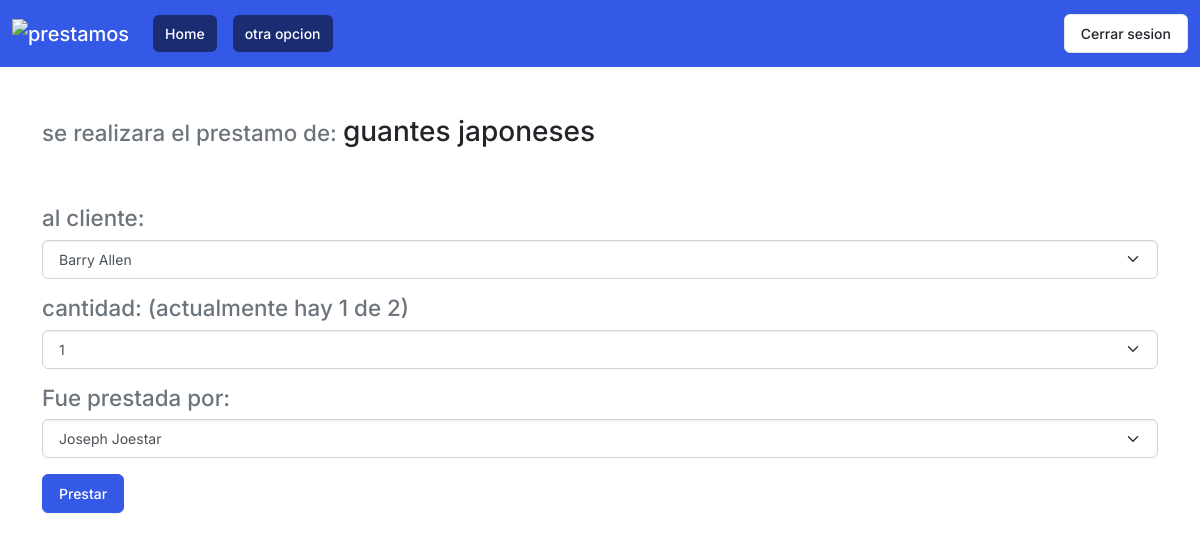
/registro/prestar_herramienta.php?id=3, run on the app's committed database.
### tables this page shows
create table herramientas (
    idHerramienta numeric (4)primary key not null,
    herramienta varchar(40) not null,
    cantidad numeric(4) default 0,
    max  numeric(4) default 1
);

### registro/prestar_herramienta.php (the view, shortened to what this page needs)
<?php
include_once("../registro/barra_navegacion.php");
$con = conectar();
$id = $_GET['id'];
$sql = "SELECT * FROM herramientas WHERE idHerramienta='$id'";
$query = mysqli_query($con, $sql);
$herramienta = mysqli_fetch_array($query);
$sqlAlumno = "SELECT * FROM alumnos a order by a.nombres asc";
$alumno = mysqli_query($con, $sqlAlumno);
$sqlUsuario = "SELECT * FROM usuarios u order by u.nombre asc";
$usuario = mysqli_query($con, $sqlUsuario);
$cantidadActual = intval($herramienta["cantidad"]);
$cantidTotal = intval($herramienta["max"]);
$res = " ";
for ($i = 1; $i <= $cantidadActual; $i++) {
    $res .= "<option value= '$i'>$i</option>";
}
?>
<!DOCTYPE html>
<html lang="en">
<head>
    <link rel="stylesheet" href="../estilos/zephyr.css">
    <link rel="stylesheet" href="../estilos/normalize.css">
</head>
<body>
    <div class="container mt-5">
        <form action="prestar_a_alumno.php" method="POST">
            <h3><small class="text-muted">se realizara el prestamo de: </small><?php echo $herramienta['herramienta'] ?></h3>
            <br><br>
            <h3><small class="text-muted">al cliente: </small></h3>
            <select aria-label="cliente" class="form-select text center mb-3" name="cliente" id="cliente">
                <?php foreach ($alumno as $alumnos) : ?>
                    <option value="<?php echo $alumnos['numControl'] ?>"><?php echo $alumnos['nombres'] . " " . $alumnos['apellidos'] ?></option>
                <?php endforeach ?>
            </select>
            <h3><small class="text-muted">cantidad: (actualmente hay <?php echo $cantidadActual ?> de <?php echo $cantidTotal ?>)</small></h3>
            <select aria-label="cantidad" class="form-select text center mb-3" name="cantidad" id="cantidad">
                <?php echo $res ?>
            </select>
            <h3><small class=" text-muted">Fue prestada por: </small></h3>
            <select aria-label="encargado" class="form-select text center mb-3" name="encargado" id="encargado">
                <?php foreach ($usuario as $usuarios) : ?>
                    <option value="<?php echo $usuarios['idusuario'] ?>"><?php echo $usuarios['nombre'] . " " . $usuarios['apellido'] ?></option>
                <?php endforeach ?>
            </select>
            <input type="submit" class="btn btn-primary btn-block" value="Prestar">
        </form>
</body>
</html>

### data on the page
herramientas: herramienta "guantes japoneses", cantidad "1", max "2"

### other printed values
form field cliente "Barry Allen"
form field cantidad "1"
form field encargado "Joseph Joestar"
